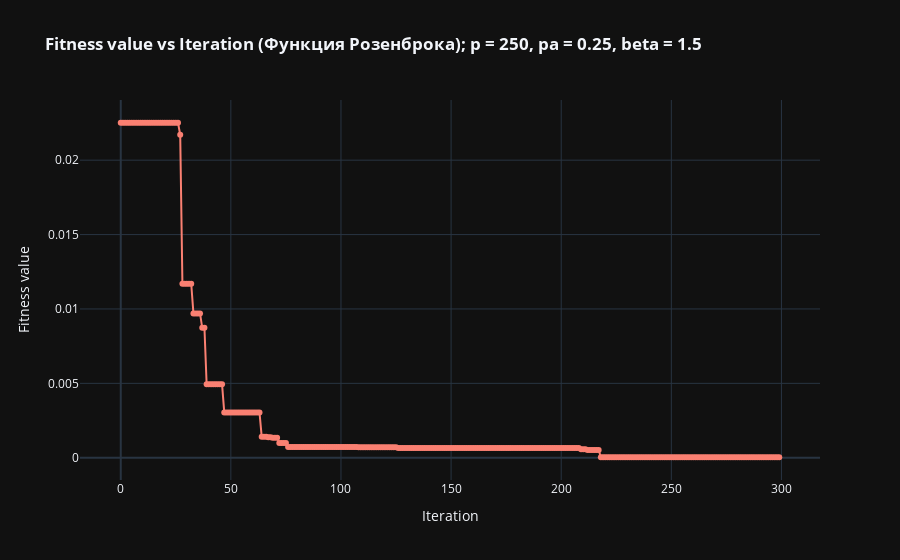
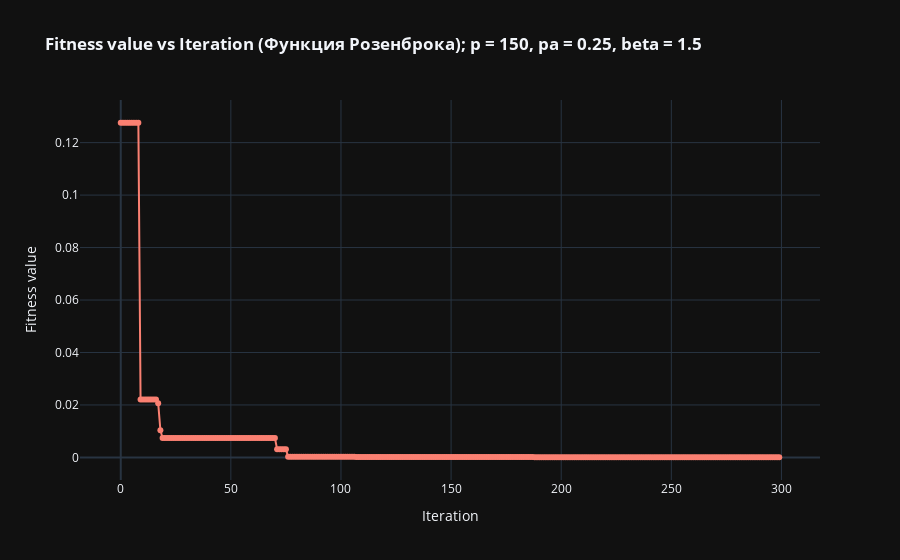
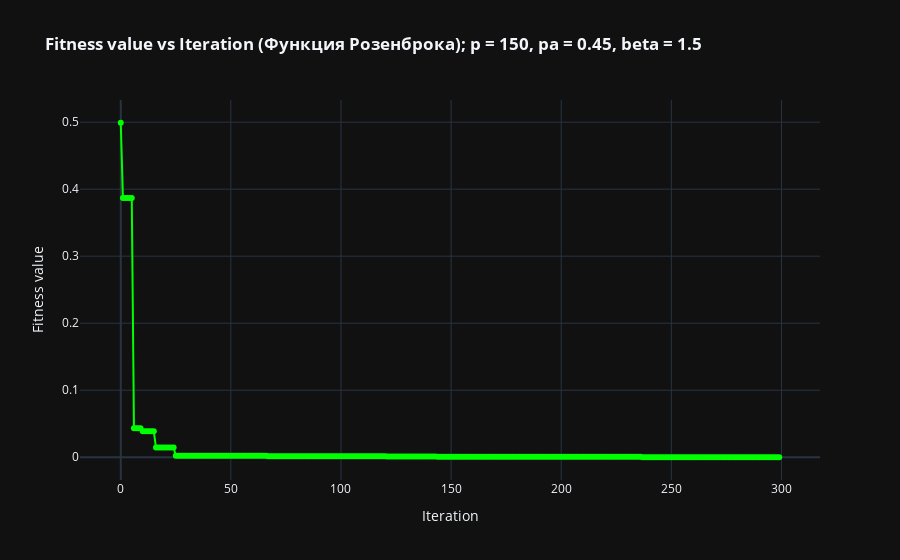

Notebook code for these charts, in order:
### Markdown cell above
### Запуск алгоритма с разными гиперпараметрами для оптимизации функции Розенброка

### Code cell
params1 = {'P': 250, 'pa': 0.25, 'beta': 1.5}

# ----------------------------------------------------------------
s = CSO(
    fitness_Rosenbrok,
    function_name="Функция Розенброка",
    n=2,
    bound=None,
    plot=True,
    find_min=True,
    verbose=False,
    **params1,
    Tmax=300,
)
solution1, fitness1 = s.execute()
print(params1)
print(solution1, fitness1)

# ----------------------------------------------------------------
params2 = {'P': 150, 'pa': 0.25, 'beta': 1.5}

s = CSO(
    fitness_Rosenbrok,
    function_name="Функция Розенброка",
    n=2,
    bound=None,
    plot=True,
    find_min=True,
    verbose=False,
    **params2,
    Tmax=300,
)
solution2, fitness2 = s.execute()
print(params2)
print(solution2, fitness2)

# ----------------------------------------------------------------
params3 = {'P': 150, 'pa': 0.45, 'beta': 1.5}

s = CSO(
    fitness_Rosenbrok,
    function_name="Функция Розенброка",
    n=2,
    bound=None,
    plot=True,
    find_min=True,
    verbose=False,
    **params3,
    Tmax=300,
)
solution3, fitness3 = s.execute()
print(params3)
print(solution3, fitness3)

### Figure 1 — Plotly figure (JSON) as saved in the notebook; plotly's stock layout.template omitted (floating-point values rounded to 4 significant figures; data arrays with more than 128 entries replaced by an {"elided": "..."} marker saying what was removed)
{"data": [{"marker": {"color": "salmon"}, "mode": "lines+markers", "type": "scatter", "x": {"elided": "300 int values"}, "y": {"elided": "300 float values"}}], "layout": {"showlegend": false, "title": {"text": "<b>Fitness value vs Iteration (Функция Розенброка)<b>;\np = 250, pa = 0.25, beta = 1.5"}, "xaxis": {"title": {"text": "Iteration"}}, "yaxis": {"title": {"text": "Fitness value"}}}}

### Figure 2 — Plotly figure (JSON) as saved in the notebook; plotly's stock layout.template omitted (floating-point values rounded to 4 significant figures; data arrays with more than 128 entries replaced by an {"elided": "..."} marker saying what was removed)
{"data": [{"marker": {"color": "salmon"}, "mode": "lines+markers", "type": "scatter", "x": {"elided": "300 int values"}, "y": {"elided": "300 float values"}}], "layout": {"showlegend": false, "title": {"text": "<b>Fitness value vs Iteration (Функция Розенброка)<b>;\np = 150, pa = 0.25, beta = 1.5"}, "xaxis": {"title": {"text": "Iteration"}}, "yaxis": {"title": {"text": "Fitness value"}}}}

### Figure 3 — Plotly figure (JSON) as saved in the notebook; plotly's stock layout.template omitted (floating-point values rounded to 4 significant figures; data arrays with more than 128 entries replaced by an {"elided": "..."} marker saying what was removed)
{"data": [{"marker": {"color": "#0F0"}, "mode": "lines+markers", "type": "scatter", "x": {"elided": "300 int values"}, "y": {"elided": "300 float values"}}], "layout": {"showlegend": false, "title": {"text": "<b>Fitness value vs Iteration (Функция Розенброка)<b>;\np = 150, pa = 0.45, beta = 1.5"}, "xaxis": {"title": {"text": "Iteration"}}, "yaxis": {"title": {"text": "Fitness value"}}}}
